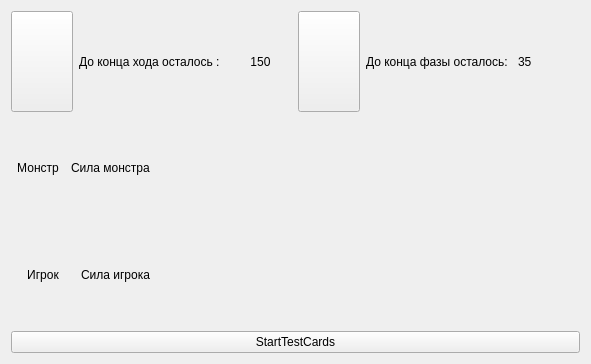
<?xml version="1.0" encoding="UTF-8"?>
<ui version="4.0">
 <class>battleField</class>
 <widget class="QWidget" name="battleField">
  <property name="geometry">
   <rect>
    <x>0</x>
    <y>0</y>
    <width>591</width>
    <height>364</height>
   </rect>
  </property>
  <property name="windowTitle">
   <string>Form</string>
  </property>
  <layout class="QGridLayout" name="gridLayout">
   <item row="0" column="0" colspan="4">
    <layout class="QHBoxLayout" name="lyt_Interface">
     <item>
      <widget class="QPushButton" name="btn_MoveTimer">
       <property name="sizePolicy">
        <sizepolicy hsizetype="Preferred" vsizetype="Preferred">
         <horstretch>0</horstretch>
         <verstretch>0</verstretch>
        </sizepolicy>
       </property>
       <property name="text">
        <string/>
       </property>
      </widget>
     </item>
     <item>
      <widget class="QLabel" name="lbl_MoveTimer">
       <property name="text">
        <string>До конца хода осталось : </string>
       </property>
      </widget>
     </item>
     <item>
      <widget class="QLabel" name="lbl_MoveTime">
       <property name="text">
        <string>150</string>
       </property>
       <property name="alignment">
        <set>Qt::AlignCenter</set>
       </property>
      </widget>
     </item>
     <item>
      <widget class="QPushButton" name="btn_PhaseTimer">
       <property name="sizePolicy">
        <sizepolicy hsizetype="Preferred" vsizetype="Preferred">
         <horstretch>0</horstretch>
         <verstretch>0</verstretch>
        </sizepolicy>
       </property>
       <property name="text">
        <string/>
       </property>
      </widget>
     </item>
     <item>
      <widget class="QLabel" name="lbl_PhaseTimer">
       <property name="text">
        <string>До конца фазы осталось: </string>
       </property>
      </widget>
     </item>
     <item>
      <widget class="QLabel" name="lbl_PhaseTime">
       <property name="text">
        <string>35</string>
       </property>
      </widget>
     </item>
    </layout>
   </item>
   <item row="1" column="3" rowspan="2">
    <layout class="QGridLayout" name="gridLayout_2"/>
   </item>
   <item row="3" column="0" colspan="4">
    <layout class="QHBoxLayout" name="dbgLayout">
     <item>
      <widget class="QPushButton" name="btnStartTestCards">
       <property name="text">
        <string>StartTestCards</string>
       </property>
      </widget>
     </item>
    </layout>
   </item>
   <item row="1" column="0">
    <layout class="QHBoxLayout" name="horizontalLayout">
     <item>
      <widget class="QLabel" name="lbl_Monster">
       <property name="text">
        <string>Монстр</string>
       </property>
       <property name="alignment">
        <set>Qt::AlignCenter</set>
       </property>
      </widget>
     </item>
     <item>
      <widget class="QLabel" name="lbl_MonsterTotalPower">
       <property name="text">
        <string>Сила монстра</string>
       </property>
      </widget>
     </item>
    </layout>
   </item>
   <item row="2" column="0">
    <layout class="QHBoxLayout" name="horizontalLayout_3">
     <item>
      <widget class="QLabel" name="lbl_Player">
       <property name="text">
        <string>Игрок</string>
       </property>
       <property name="alignment">
        <set>Qt::AlignCenter</set>
       </property>
      </widget>
     </item>
     <item>
      <widget class="QLabel" name="label">
       <property name="text">
        <string>Сила игрока</string>
       </property>
      </widget>
     </item>
    </layout>
   </item>
   <item row="1" column="1" colspan="2">
    <layout class="QHBoxLayout" name="lyt_Against"/>
   </item>
   <item row="2" column="1" colspan="2">
    <layout class="QHBoxLayout" name="lyt_For"/>
   </item>
  </layout>
 </widget>
 <resources/>
 <connections/>
</ui>
